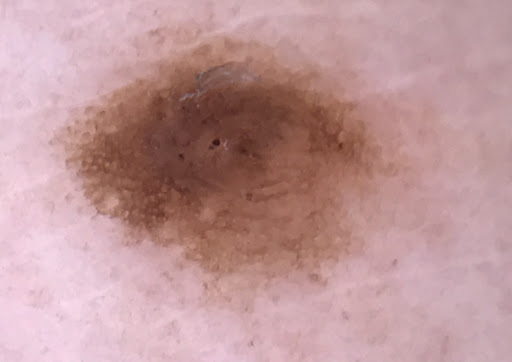
#> input picture Computer-vision/Images and Videos/skin_lesions.jpg, 512 x 362 px, found by its file name
$ python Masking_operation.py
#> lines starting #> are read from the running program, lines starting #| are printed output that depends on the picture; after the words box and inside, x2 and y2 are one past the last pixel; in counts of white or black regions, pixels touching at a corner belong together; long printed decimals are rounded
'''
Task : Extraction of features from skin lesion in dermoscopic images (Geometric
& colour)

Here we apply masking on skin lesion image using two ways i.e
1. using thresolding
2. using inbuilt masking operation i.e inRange function
we can use either of this to get the desired output
'''
# import package
import cv2
import numpy as np
import matplotlib.pyplot as plt

def nothing(x):   # callback function which is executed everytime trackbar value changes.

    pass

# trackbars
cv2.namedWindow('trackbars')
cv2.createTrackbar('lowh','trackbars',0,180,nothing)  # 1.tracbar name
cv2.createTrackbar('highh','trackbars',0,180,nothing) # 2.window name
cv2.createTrackbar('lows','trackbars',0,255,nothing)  # 3.default value
cv2.createTrackbar('highs','trackbars',0,255,nothing) # 4.maximum value
cv2.createTrackbar('lowv','trackbars',0,255,nothing)  # 5.callback function
cv2.createTrackbar('highv','trackbars',0,255,nothing)

# Adjust the trackbar to get the desired output
# lowh = 0, highh = 180
# lows = 77, highs = 232
# lowv = 0 , highv = 168

# set trackbar
cv2.setTrackbarPos('lowh','trackbars',0)
cv2.setTrackbarPos('highh','trackbars',180)
cv2.setTrackbarPos('lows','trackbars',77)
cv2.setTrackbarPos('highs','trackbars',232)
cv2.setTrackbarPos('lowv','trackbars',0)
cv2.setTrackbarPos('highv','trackbars',168)

# Read image
image = cv2.imread('../Images and videos/skin_lesions.jpg')
#> image is the input picture: shape (362, 512, 3); mean B, G, R 152.4, 151, 190.8

# Grayscale
gray = cv2.cvtColor(image,cv2.COLOR_BGR2GRAY)
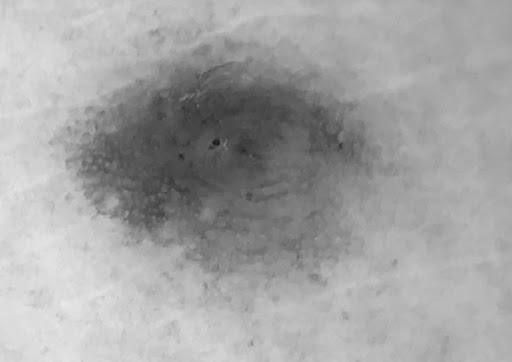
#> gray: shape (362, 512); min 25, max 234, mean 163.1

# Smoothing (blurring)
median_blur = cv2.medianBlur(gray,5)

# Otsu thresolding
ret3, thresh = cv2.threshold(median_blur, 127,255, cv2.THRESH_BINARY+cv2.THRESH_OTSU)
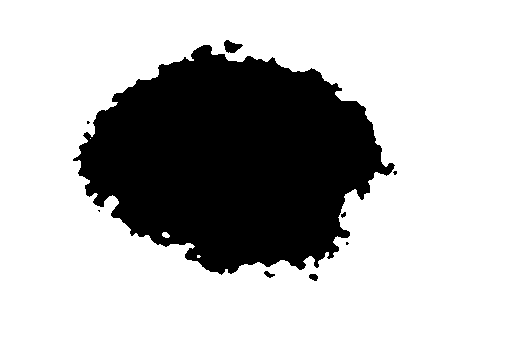
#> thresh: shape (362, 512); 73.9% white; 9 black regions (4 under 20 px), largest, box (x1, y1, x2, y2) and area: (73, 45, 395, 275) 48132, (224, 40, 243, 53) 152, (309, 274, 318, 281) 48, (264, 271, 275, 278) 41, (341, 212, 346, 218) 20
#> ret3 = 144

# inverse
thresh2 = cv2.bitwise_not(thresh)
#> thresh2: shape (362, 512); 26.1% white; 9 white regions (4 under 20 px)

# Bitwise-AND mask and original image
res1 = cv2.bitwise_and(image , image, mask = thresh2)
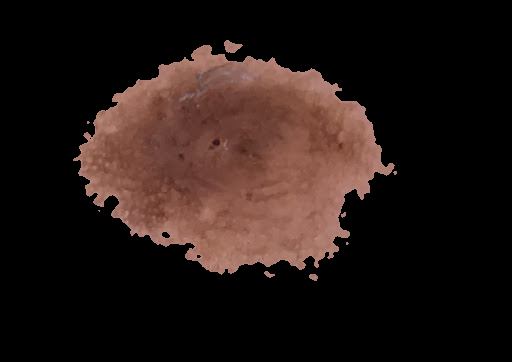
#> res1: shape (362, 512, 3); mean B, G, R 20.8, 24.2, 36.9

# find contour
contours,hierarchy = cv2.findContours(thresh2, 1, 2)
#> contours = 12 contours, 7 with area under 20; largest, box (x1, y1, x2, y2) and area: (73, 45, 395, 275) 47648, (224, 40, 243, 53) 130, (161, 231, 171, 239) 46, (309, 274, 318, 281) 36, (264, 271, 275, 278) 29
cnt = contours[0]
#> cnt = contour of 13 points, box (x1, y1, x2, y2) (309, 274, 318, 281), area 36
M = cv2.moments(cnt)
#> M = moments, m00 36.5, centre m10/m00, m01/m00 = (313.2, 276.6)

#PERIMETER
perimeter = cv2.arcLength(cnt,True)
#> perimeter = 23.9

#CENTROID
cx = int(M['m10']/M['m00'])
#> cx = 313
cy = int(M['m01']/M['m00'])
#> cy = 276

#CONTOUR APPROXIMATION
epsilon = 0.1*cv2.arcLength(cnt,True)
#> epsilon = 2.39
approx = cv2.approxPolyDP(cnt,epsilon,True)
#> approx = [[309, 275], [316, 280], [315, 274]]
approx=np.array(approx)

#CONVEX HULL
hull = cv2.convexHull(cnt)
#> hull = contour of 9 points, box (x1, y1, x2, y2) (309, 274, 318, 281), area 38
hull=np.array(hull)

#CONVEXITY CHECK
k = cv2.isContourConvex(cnt)
#> k = False

#STRAIGHT BOUNDING RECTANGLE
x,y,w,h = cv2.boundingRect(cnt)
#> x = 309; y = 274; w = 9; h = 7
#img_rect = cv2.rectangle(image,(x,y),(x+w,y+h),(0,255,0),2)
contour,hierarchy =cv2.findContours(thresh2,cv2.RETR_TREE,cv2.CHAIN_APPROX_SIMPLE)
#> contour has the same summary as contours

for i in contour:
    area= cv2.contourArea(i)
    if area>500:
        x,y,w,h = cv2.boundingRect(i)
        img = cv2.rectangle(image,(x,y),(x+w,y+h),(0,255,0),2)
        cv2.putText(image,"Skin lesion detected",(x,y),cv2.FONT_HERSHEY_SIMPLEX, 0.7, (0,0,255))
#> this loop made 12 passes
#> (area, x, y, w, h) on pass 8: (47647.5, 73, 45, 322, 230)
#> area on passes 1, 2, 10, 12: 36.5, 29, 45.5, 129.5
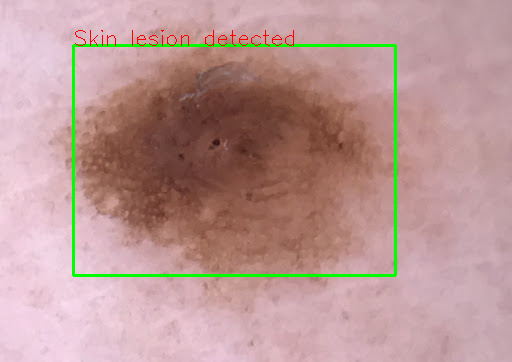
#> image: shape (362, 512, 3); 2% of pixels changed, all inside (x1, y1, x2, y2) = (72, 30, 397, 277)

#PRINTING EVERYTHING
print("Centroid of lesion is: x = ",cx," ;y = ",cy)
#| Centroid of lesion is: x =  313  ;y =  276
print("Area of lesion is ",M['m00'])
#| Area of lesion is  36.5
print("Perimeter of lesion is ",perimeter)
#| Perimeter of lesion is  23.899
print("Contour Approximation: ",approx)
#| Contour Approximation:  [[[309 275]]
#|  [[316 280]]
#|  [[315 274]]]
print("Convex Hull: ",hull)
#| Convex Hull:  [[[315 274]]
#|  [[317 276]]
#|  [[317 278]]
#|  [[316 280]]
#|  [[314 280]]
#|  [[310 278]]
#|  [[309 277]]
#|  [[309 275]]
#|  [[310 274]]]
print("Is Lesion convex? ",k)
#| Is Lesion convex?  False
print(M)
#> (printed output is left out)

# Display image
cv2.imshow('image',image)
cv2.imshow('grayscale',gray)
cv2.imshow('median',median_blur)
cv2.imshow('thresh',thresh)
cv2.imshow('inverse_thresh',thresh2)
cv2.imshow('Output using thresolding method',res1)

# Convert BGR to HSV
hsv = cv2.cvtColor(image, cv2.COLOR_BGR2HSV)
#> hsv: shape (362, 512, 3); mean H, S, V 108.4, 68.1, 191.9

# Smoothing (blurring)
median_blur_hsv = cv2.medianBlur(hsv,5)
#> median_blur_hsv: shape (362, 512, 3); mean H, S, V 108.5, 67.8, 191.9

while True:
    # Masking
    lowh = cv2.getTrackbarPos('lowh','trackbars')
#> lowh = 0
    lows = cv2.getTrackbarPos('lows','trackbars')
#> lows = 77
    lowv = cv2.getTrackbarPos('lowv','trackbars')
#> lowv = 0
    highh = cv2.getTrackbarPos('highh','trackbars')
#> highh = 180
    highs = cv2.getTrackbarPos('highs','trackbars')
#> highs = 232
    highv = cv2.getTrackbarPos('highv','trackbars')
#> highv = 168

    # define range of orange skin lesion color in HSV (Change the value for another color using trackbar)
    lower_red = np.array([lowh,lows,lowv])
#> lower_red = [0, 77, 0]
    upper_red = np.array([highh,highs,highv])
#> upper_red = [180, 232, 168]

    # Threshold the HSV image to get only blue colors
    mask = cv2.inRange(median_blur_hsv, lower_red, upper_red)
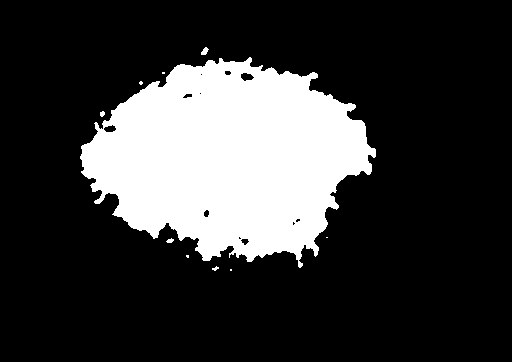
#> mask: shape (362, 512); 22% white; 10 white regions (6 under 20 px), largest, box (x1, y1, x2, y2) and area: (80, 57, 376, 268) 40728, (201, 47, 209, 55) 40, (166, 238, 174, 243) 26, (100, 111, 105, 117) 23

    # Bitwise-AND mask and original image
    res = cv2.bitwise_and(image , image, mask = mask)
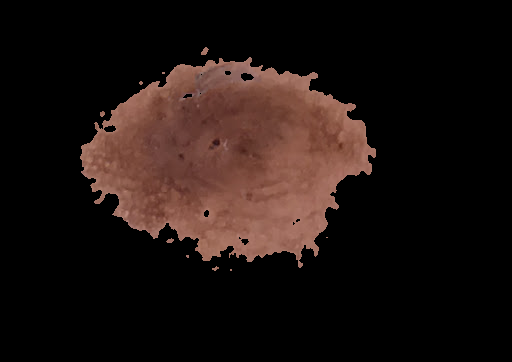
#> res: shape (362, 512, 3); mean B, G, R 16.2, 19.1, 29.8

    # Display image
    cv2.imshow('mask',mask)
    cv2.imshow('output using inbuilt masking method',res)

    k = cv2.waitKey(4) & 0xFF
#> (key Esc is pressed here)
    if k == 27:
        break

cv2.destroyAllWindows()
